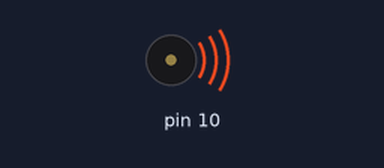
Bench run of a sketch on a simulated Arduino Uno, built with avr-gcc and run on an emulated ATmega328P. On the bench: buzzer (waves = sounding).

Above: at 0.1 s.
Timing chart, 0 to 40.0 s (numbered marks = the images above):
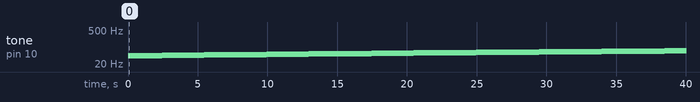

The sketch:

sweepspeaker.ino
```cpp
int RPM = 1300;
int freq;

int increment = 1;

void setup() {
  pinMode(10, OUTPUT);
}

void loop (){
  RPM = RPM + increment;
  freq = int(RPM/30);

  // 58 just doesn't work right
  if (freq == 59) freq = 58;

  // 124 just doesn't work right
  if (freq == 124) freq = 123;
  tone(10, freq);

  if (RPM > 7000) increment = -increment;
  if (RPM < 700) increment = -increment;

  delay(50);
}
```

Measured:
- by itself, tone on pin 10: plays 43 Hz for 0.95 s, 44 Hz for 1.5 s, 45 Hz for 1.5 s, 46 Hz for 1.5 s, 47 Hz for 1.5 s, 48 Hz for 1.5 s … (27 notes in this stretch)
